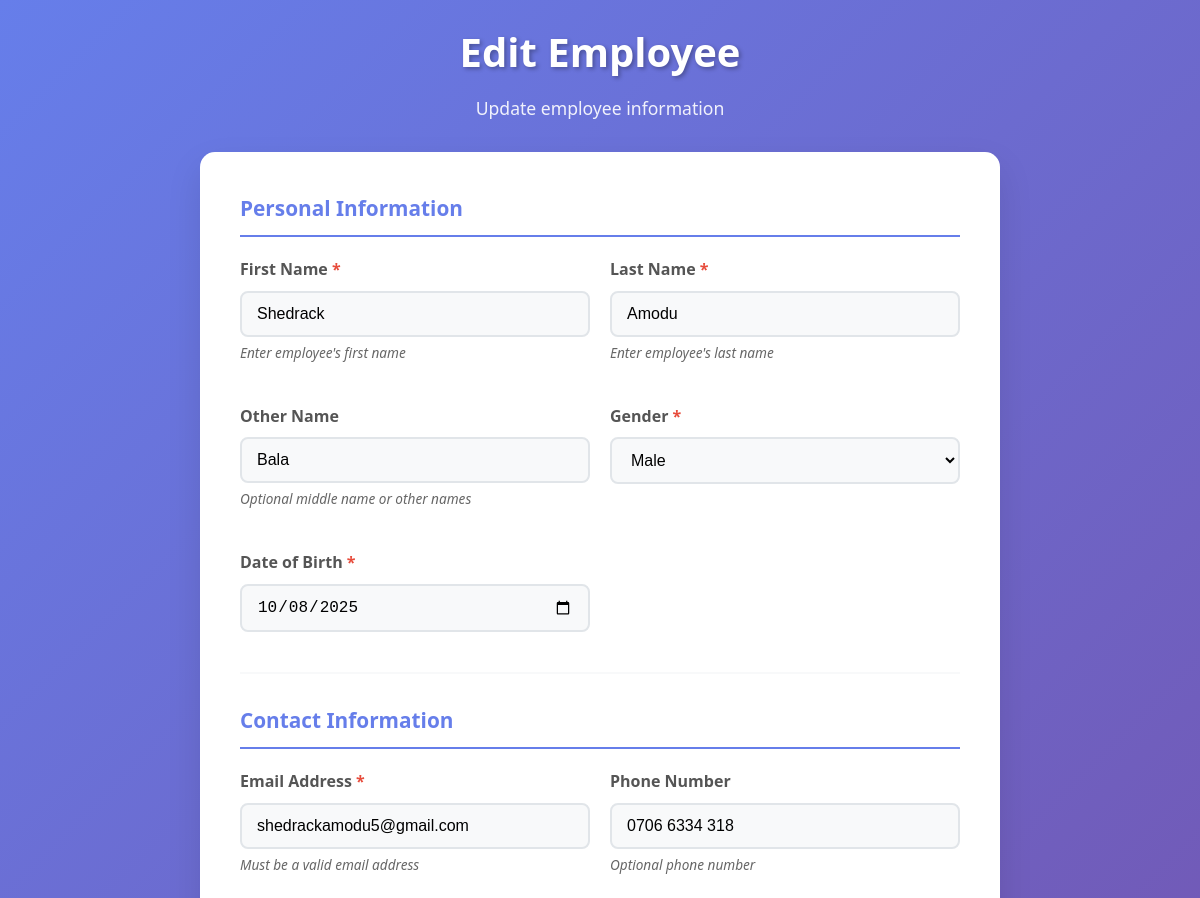
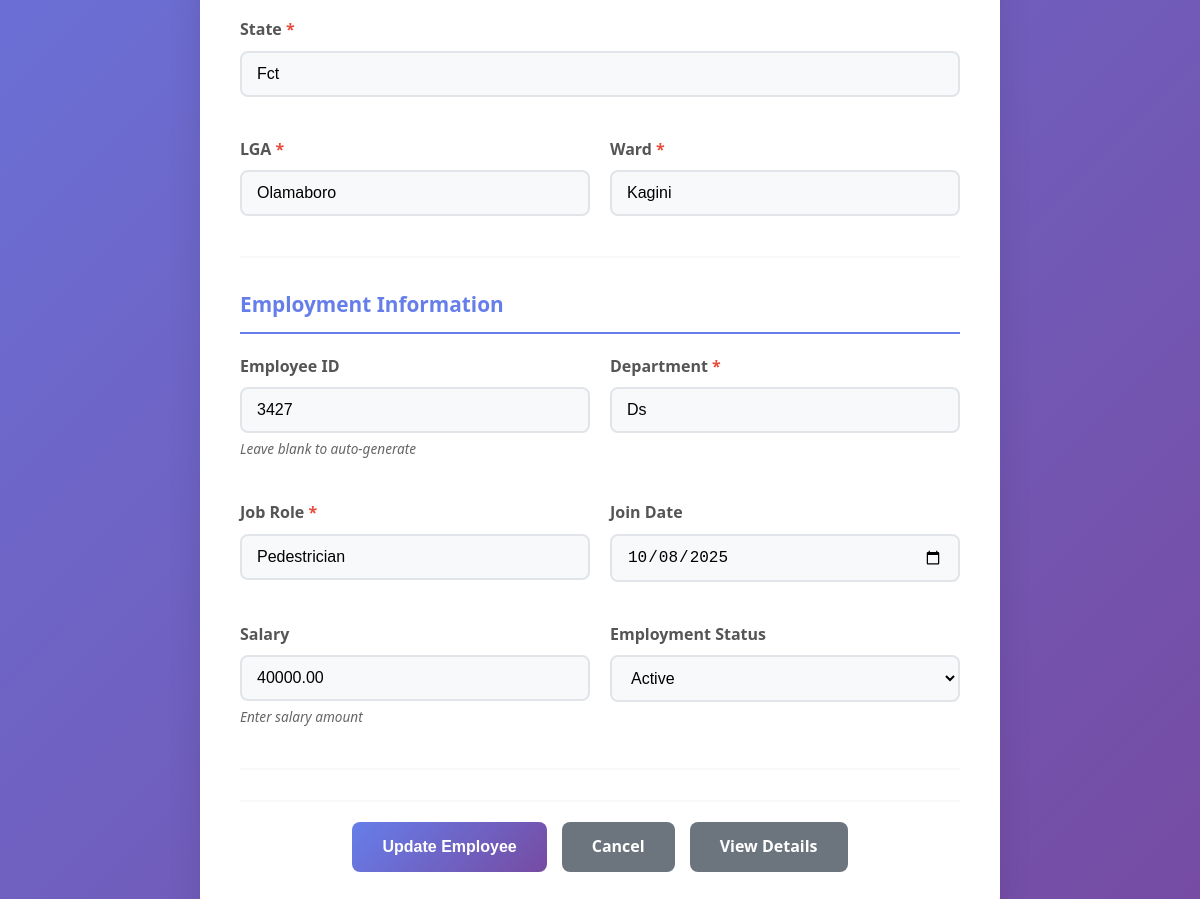
Screenshot of /employees/1/edit/ with the database file from the repository (2 pictures, top to bottom).
### employee/models.py (models this page shows, shortened)
class Employee(models.Model):
    id = models.AutoField(primary_key=True)
    firstname = models.CharField(
        max_length=100,
        validators=[MinLengthValidator(2)],
        help_text="Enter employee's first name",
        verbose_name="First Name"
    )
    lastname = models.CharField(
        max_length=100,
        validators=[MinLengthValidator(2)],
        help_text="Enter employee's last name",
        verbose_name="Last Name"
    )
    othername = models.CharField(
        max_length=100,
        blank=True,
        null=True,
        help_text="Enter employee's other name (optional)",
        verbose_name="Other Name"
    )
    email = models.EmailField(
        unique=True,
        validators=[EmailValidator()],
        help_text="Enter valid email address",
        verbose_name="Email Address"
    )
    phone = models.CharField(
        max_length=15,
        blank=True,
        null=True,
        help_text="Enter phone number (optional)",
        verbose_name="Phone Number"
    )
    employee_id = models.CharField(
        max_length=20,
        unique=True,
        blank=True,
        null=True,
        help_text="Unique employee ID (optional)",
        verbose_name="Employee ID"
    )
    department = models.CharField(
        max_length=100,
        help_text="Enter department name",
        verbose_name="Department"
    )
    role = models.CharField(
        max_length=100,
        help_text="Enter job role",
        verbose_name="Job Role"
    )
    join_date = models.DateField(
        blank=True,
        null=True,
        help_text="Select join date",
        verbose_name="Join Date"
    )
    salary = models.DecimalField(
        max_digits=10,
        decimal_places=2,
        blank=True,
        null=True,
        help_text="Enter salary amount",
        verbose_name="Salary"
    )
    dob = models.DateField(
        help_text="Select date of birth",
        verbose_name="Date of Birth"
    )
    GENDER_CHOICES = [
        ('Male', 'Male'),
        ('Female', 'Female'),
        ('Other', 'Other'),
    ]
    gender = models.CharField(
        max_length=10,
        choices=GENDER_CHOICES,
        help_text="Select gender",
        verbose_name="Gender"
    )
    state = models.CharField(
        max_length=50,
        help_text="Enter state",
        verbose_name="State"
    )
    lga = models.CharField(
        max_length=50,
        help_text="Enter Local Government Area",
        verbose_name="LGA"
    )
    ward = models.CharField(
        max_length=100,
        help_text="Enter ward",
        verbose_name="Ward"
    )
    STATUS_CHOICES = [
        ('Active', 'Active'),
        ('Inactive', 'Inactive'),
        ('Suspended', 'Suspended'),
        ('On Leave', 'On Leave'),
    ]
    status = models.CharField(
        max_length=20,
        choices=STATUS_CHOICES,
        default='Active',
        help_text="Select employee status",
        verbose_name="Employment Status"
    )
    created_at = models.DateTimeField(auto_now_add=True)
    updated_at = models.DateTimeField(auto_now=True)
    class Meta:
        verbose_name = "Employee"
        verbose_name_plural = "Employees"
        ordering = ['-created_at']
        indexes = [
            models.Index(fields=['lastname', 'firstname']),
            models.Index(fields=['department']),
            models.Index(fields=['status']),
            models.Index(fields=['email']),
        ]
        constraints = [
            models.UniqueConstraint(
                fields=['email'],
                name='unique_employee_email'
            ),
            models.UniqueConstraint(
                fields=['employee_id'],
                condition=models.Q(employee_id__isnull=False),
                name='unique_employee_id_when_not_null'
            ),
        ]

### employee/views.py (the view)
# urls.py: path('employees/<int:pk>/edit/', views.employee_update, name='employee_update'),
def employee_update(request, pk):
    try:
        employee = get_object_or_404(Employee, pk=pk)
        if request.method == 'POST':
            form = EmployeeForm(request.POST, instance=employee)
            if form.is_valid():
                updated_employee = form.save()
                messages.success(request, f'Employee {updated_employee.firstname} {updated_employee.lastname} updated successfully!')
                return redirect('employee_detail', pk=employee.id)
            else:
                messages.error(request, 'Please correct the errors below.')
        else:
            form = EmployeeForm(instance=employee)
        context = {
            'form': form,
            'employee': employee,
            'title': f'Edit Employee - {employee.firstname} {employee.lastname}'
        }
        return render(request, 'employee/employee_form.html', context)
    except Employee.DoesNotExist:
        messages.error(request, 'Employee not found.')
        return redirect('employee_list')

### employee/templates/employee/employee_form.html (shortened to what this page needs)
{% load static %}
<!DOCTYPE html>
<html lang="en">
<head>
</head>
<body>
    <div class="container">
        <div class="header">
            <h1>{% if form.instance.pk %}Edit Employee{% else %}Employee Registration{% endif %}</h1>
            <p>{% if form.instance.pk %}Update employee information{% else %}Register a new employee in the system{% endif %}</p>
        </div>
        <div class="form-card">
            <form method="post" id="employeeForm" novalidate>
                <div class="form-section">
                    <h3 class="section-title">Personal Information</h3>
                    <div class="form-grid">
                        <div class="form-group">
                            <label for="id_firstname" class="required">First Name</label>
                            {{ form.firstname }}
                            <div class="help-text">Enter employee's first name</div>
                        </div>
                        <div class="form-group">
                            <label for="id_lastname" class="required">Last Name</label>
                            {{ form.lastname }}
                            <div class="help-text">Enter employee's last name</div>
                        </div>
                        <div class="form-group">
                            <label for="id_othername">Other Name</label>
                            {{ form.othername }}
                            <div class="help-text">Optional middle name or other names</div>
                        </div>
                        <div class="form-group">
                            <label for="id_gender" class="required">Gender</label>
                            {{ form.gender }}
                        </div>
                        <div class="form-group">
                            <label for="id_dob" class="required">Date of Birth</label>
                            {{ form.dob }}
                        </div>
                    </div>
                </div>
                <div class="form-section">
                    <h3 class="section-title">Contact Information</h3>
                    <div class="form-grid">
                        <div class="form-group">
                            <label for="id_email" class="required">Email Address</label>
                            {{ form.email }}
                            <div class="help-text">Must be a valid email address</div>
                        </div>
                        <div class="form-group">
                            <label for="id_phone">Phone Number</label>
                            {{ form.phone }}
                            <div class="help-text">Optional phone number</div>
                        </div>
                        <div class="form-group full-width">
                            <label for="id_state" class="required">State</label>
                            {{ form.state }}
                        </div>
                        <div class="form-group">
                            <label for="id_lga" class="required">LGA</label>
                            {{ form.lga }}
                        </div>
                        <div class="form-group">
                            <label for="id_ward" class="required">Ward</label>
                            {{ form.ward }}
                        </div>
                    </div>
                </div>
                <div class="form-section">
                    <h3 class="section-title">Employment Information</h3>
                    <div class="form-grid">
                        <div class="form-group">
                            <label for="id_employee_id">Employee ID</label>
                            {{ form.employee_id }}
                            <div class="help-text">Leave blank to auto-generate</div>
                        </div>
                        <div class="form-group">
                            <label for="id_department" class="required">Department</label>
                            {{ form.department }}
                        </div>
                        <div class="form-group">
                            <label for="id_role" class="required">Job Role</label>
                            {{ form.role }}
                        </div>
                        <div class="form-group">
                            <label for="id_join_date">Join Date</label>
                            {{ form.join_date }}
                        </div>
                        <div class="form-group">
                            <label for="id_salary">Salary</label>
                            {{ form.salary }}
                            <div class="help-text">Enter salary amount</div>
                        </div>
                        <div class="form-group">
                            <label for="id_status">Employment Status</label>
                            {{ form.status }}
                        </div>
                    </div>
                </div>
                <div class="form-actions">
                    <button type="submit" class="btn btn-primary" id="submitBtn">
                        <span id="submitText">
                            {% if form.instance.pk %}Update Employee{% else %}Register Employee{% endif %}
                        </span>
                    </button>
                    <a href="{% url 'employee_list' %}" class="btn btn-secondary">
                        Cancel
                    </a>
                    {% if form.instance.pk %}
                    <a href="{% url 'employee_detail' form.instance.pk %}" class="btn btn-secondary">
                        View Details
                    </a>
                    {% endif %}
                </div>
            </form>
        </div>
    </div>
</body>
</html>

### employee/templates/employee/employee_form.html (style rules this page uses)
* { margin: 0; padding: 0; box-sizing: border-box; }
body { font-family: 'Segoe UI', Tahoma, Geneva, Verdana, sans-serif; line-height: 1.6; color: #333; background: linear-gradient(135deg, #667eea 0%, #764ba2 100%); min-height: 100vh; padding: 20px; }
.container { max-width: 800px; margin: 0 auto; }
.header { text-align: center; margin-bottom: 30px; }
.header h1 { color: white; font-size: 2.5rem; margin-bottom: 10px; text-shadow: 2px 2px 4px rgba(0,0,0,0.3); }
.header p { color: rgba(255,255,255,0.9); font-size: 1.1rem; }
.form-card { background: white; padding: 40px; border-radius: 15px; box-shadow: 0 15px 35px rgba(0,0,0,0.1); backdrop-filter: blur(10px); }
.form-section { margin-bottom: 30px; padding-bottom: 20px; border-bottom: 2px solid #f8f9fa; }
.section-title { color: #667eea; font-size: 1.3rem; margin-bottom: 20px; padding-bottom: 10px; border-bottom: 2px solid #667eea; display: flex; align-items: center; gap: 10px; }
.form-grid { display: grid; grid-template-columns: 1fr 1fr; gap: 20px; }
.form-group { margin-bottom: 20px; }
.form-group.full-width { grid-column: 1 / -1; }
label { display: block; margin-bottom: 8px; font-weight: 600; color: #555; }
.required::after { content: " *"; color: #e74c3c; }
.help-text { font-size: 0.85rem; color: #666; margin-top: 5px; font-style: italic; }
input, select { width: 100%; padding: 12px 15px; border: 2px solid #e1e5e9; border-radius: 8px; font-size: 1rem; transition: all 0.3s ease; background-color: #f8f9fa; }
.form-actions { display: flex; gap: 15px; justify-content: center; margin-top: 30px; padding-top: 20px; border-top: 2px solid #f8f9fa; }
.btn { padding: 12px 30px; border: none; border-radius: 8px; font-size: 1rem; font-weight: 600; cursor: pointer; transition: all 0.3s ease; text-decoration: none; display: inline-flex; align-items: center; gap: 8px; }
.btn-primary { background: linear-gradient(135deg, #667eea, #764ba2); color: white; }
.btn-secondary { background: #6c757d; color: white; }

### rows the page displays
Employee: firstname "Shedrack", lastname "Amodu", othername "Bala", gender "Male", dob "10/08/2025", email "shedrackamodu5@gmail.com", phone "0706 6334 318", state "Fct", lga "Olamaboro", ward "Kagini", employee_id "3427", department "Ds", role "Pedestrician", join_date "10/08/2025", salary "40000.00", status "Active"
